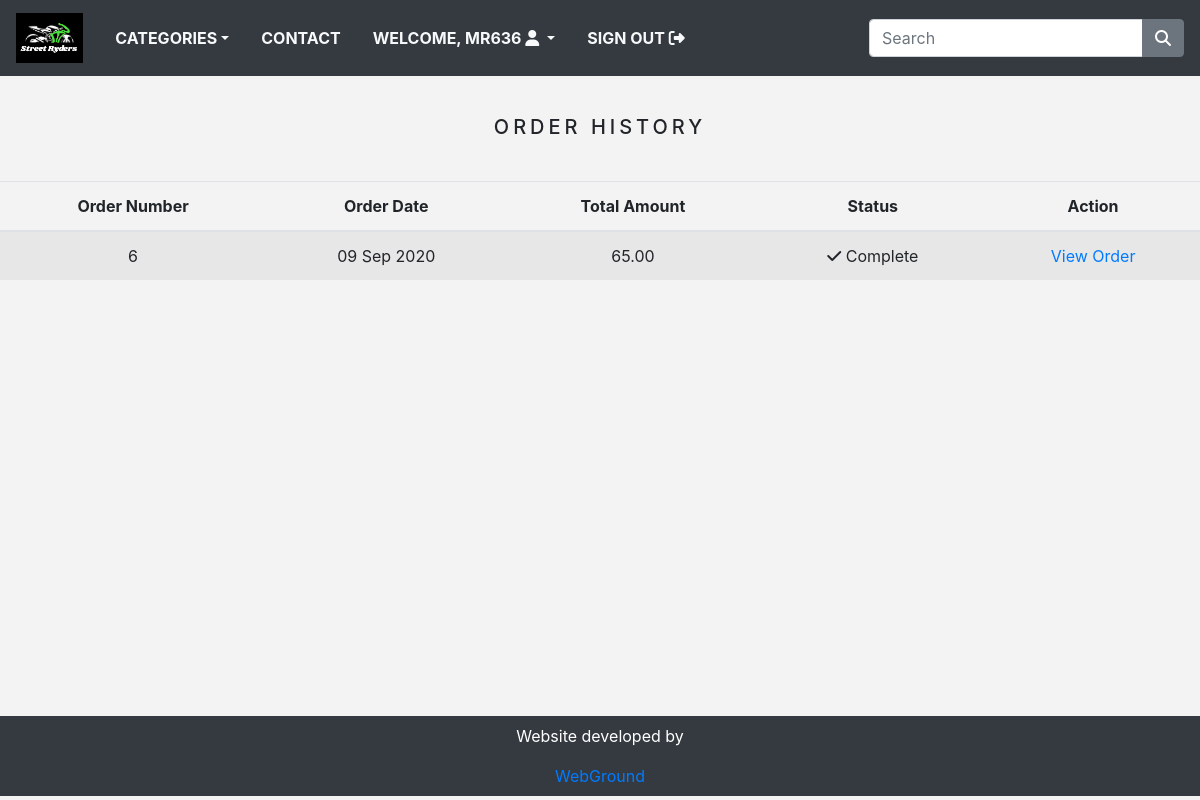
Screenshot of /order_history/ (signed in) with the database file from the repository.
### street_ryders_store/models.py (models this page shows, shortened)
class Order(models.Model):
    token = models.CharField(max_length=250, blank=True)
    total = models.DecimalField(max_digits=10, decimal_places=2, verbose_name='USD Order Total')
    emailAddress = models.CharField(max_length=250, blank=True, verbose_name='Email Address')
    created = models.DateTimeField(auto_now_add=True)
    billingName = models.CharField(max_length=250, blank=True)
    billingAddress1 = models.CharField(max_length=250, blank=True)
    billingCity = models.CharField(max_length=250, blank=True)
    billingPostcode = models.CharField(max_length=250, blank=True)
    billingCountry = models.CharField(max_length=250, blank=True)
    shippingName = models.CharField(max_length=250, blank=True)
    shippingAddress1 = models.CharField(max_length=250, blank=True)
    shippingCity = models.CharField(max_length=250, blank=True)
    shippingPostcode = models.CharField(max_length=250, blank=True)
    shippingCountry = models.CharField(max_length=250, blank=True)
    class Meta:
        db_table = 'Order'
        ordering = ['-created']

### street_ryders_store/views.py (the view)
# urls.py: path('order_history/', views.orderHistory, name='order_history'),
@login_required(redirect_field_name='next', login_url='signin')
def orderHistory(request):
    if request.user.is_authenticated:
        email = str(request.user.email)
        order_details = Order.objects.filter(emailAddress=email)
    return render(request, 'orders_list.html', {'order_details': order_details})

### street_ryders_store/context_processors.py (called while the page is built)
def counter(request):
    item_count = 0
    if 'admin' in request.path:
        return {}
    else:
        try:
            cart = Cart.objects.filter(cart_id=_cart_id(request))
            cart_items = CartItem.objects.all().filter(cart=cart[:1])
            for cart_item in cart_items:
                item_count += cart_item.quantity
        except Cart.DoesNotExist:
            item_count = 0
    return dict(item_count=item_count)

def menu_links(request):
    links = Category.objects.all()
    return dict(links=links)

### street_ryders_store/models.py (called while the page is built)
    def get_url(self):
        return reverse('products_by_category', args=[self.slug])

### street_ryders_store/views.py (called while the page is built)
def _cart_id(request):
    cart = request.session.session_key
    if not cart:
        cart = request.session.create()
    return cart

### street_ryders_store/templates/orders_list.html (shortened to what this page needs)
{% extends 'base.html' %}
{% load static %}
{%  block content %}
  <div class="text-center">
    <br>
    <h1 class="text-center product_title">
      Order History
    </h1>
    <br>
    {% if order_details %}
      <table class="table table-striped">
        <thead>
          <tr>
            <th>Order Number</th>
            <th>Order Date</th>
            <th>Total Amount</th>
            <th>Status</th>
            <th>Action</th>
          </tr>
        </thead>
        <tbody>
          {% for order in order_details %}
            <tr>
              <td>{{ order.id }}</td>
              <td>{{ order.created|date:"d M Y" }}</td>
              <td>{{ order.total }}</td>
              <td><i class="fas fa-check"></i>&nbsp;Complete</td>
              <td><a href="{% url 'order_detail' order.id %}">View Order</a></td>
            </tr>
          {% endfor %}
        </tbody>
      </table>
    {% else %}
      <p>
        Sorry, it seems you haven't placed any orders with us yet.
        <br><br>
        <a href="{% url 'home' %}" class="btn btn-secondary">Continue Shopping</a>
      </p>
    {% endif %}
  </div>
  <br><br>
{% endblock %}

### street_ryders_store/templates/navbar.html (shortened to what this page needs)
{% load static %}
<nav class="navbar navbar-expand-md navbar-light bg-dark">
  <a href="{% url 'home' %}" class="navbar-brand">
    <img style="height:50px;" src="{% static 'img/logo.png' %}" alt="">
  </a>
  <div class="collapse navbar-collapse justify-content-between" id="nav">
    <ul class="navbar-nav">
      <li class="nav-item dropdown">
        <a class="nav-link text-light text-uppercase font-weight-bold px-3 dropdown-toggle" href="#"
          data-toggle="dropdown">Categories</a>
      </li>
      <li class="nav-item"><a href="{% url 'contact' %}" class="nav-link text-light text-uppercase font-weight-bold px-3">Contact</a></li>
      {% if request.user.is_authenticated %}
      <li class="nav-item dropdown">
        <a class="nav-link text-light text-uppercase font-weight-bold px-3 dropdown-toggle" data-toggle="dropdown">
          Welcome, {{request.user}} <i class="fas fa-user circle"></i>
        </a>
      </li>
      <li class="nav-item">
        <a href="{% url 'signout' %}" class="nav-link text-light text-uppercase font-weight-bold px-3">
          Sign Out <i class="fas fa-sign-out-alt"></i>
        </a>
      </li>
      {% endif %}
    </ul>
    <form class="form-inline ml-3" action="{% url 'search' %}" method="GET">
      <div class="input-group">
        <input type="text" name="search_product" class="form-control" placeholder="Search">
        <div class="input-group-append">
          <button type="submit" class="btn btn-secondary"><i class="fas fa-search"></i></button>
        </div>
      </div>
    </form>
  </div>
</nav>

### street_ryders_store/static/css/base.css (style rules this page uses)
body { background-color: #f3f3f3; }
.product_title { font-size: 20px; text-transform: uppercase; letter-spacing: .2em; padding-top: 15px; padding-bottom: 10px; }

### rows the page displays
Order: id "6", created "09 Sep 2020", total "65.00"

### other values shown
{{ request.user }} "MR636"
